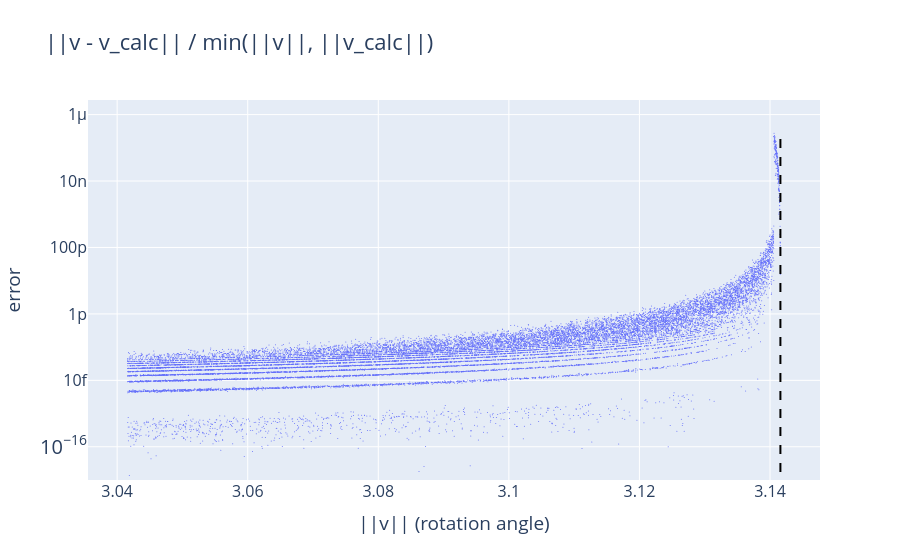

Notebook code for this chart:
### Markdown cell above
We then plot on a semi-log scale:

### Code cell
import plotly.graph_objects as go

# Convert results to a numpy array for easier manipulation
data = np.array(results)

# Create the plot
fig = go.Figure()

fig.add_trace(
    go.Scatter(
        x=data[:, 0], y=data[:, 1], mode="markers", name="Error", marker=dict(size=1)
    )
)

# Add a vertical line at π
fig.add_shape(
    type="line",
    x0=np.pi,
    y0=0,
    x1=np.pi,
    y1=max(data[:, 1]),
    line=dict(color="black", dash="dash"),
    name="π",
)

fig.update_layout(
    xaxis_title="||v|| (rotation angle)",
    yaxis_title="error",
    title="||v - v_calc|| / min(||v||, ||v_calc||)",
    font=dict(size=16),
    yaxis_type="log",  # Set y-axis to logarithmic scale
    yaxis=dict(range=[-17, 1 + math.log10(max(data[:, 1]))]),  # Set y-axis range
)

fig.show()

### Figure 1 — Plotly figure (JSON) as saved in the notebook; plotly's stock layout.template omitted (floating-point values rounded to 4 significant figures; data arrays with more than 128 entries replaced by an {"elided": "..."} marker saying what was removed)
{"data": [{"marker": {"size": 1}, "mode": "markers", "name": "Error", "type": "scatter", "x": {"elided": "20000 float values"}, "y": {"elided": "20000 float values"}}], "layout": {"font": {"size": 16}, "shapes": [{"line": {"color": "black", "dash": "dash"}, "name": "π", "type": "line", "x0": 3.142, "x1": 3.142, "y0": 0, "y1": 2.753e-07}], "title": {"text": "||v - v_calc|| / min(||v||, ||v_calc||)"}, "xaxis": {"title": {"text": "||v|| (rotation angle)"}}, "yaxis": {"range": [-17, -5.56], "title": {"text": "error"}, "type": "log"}}}
